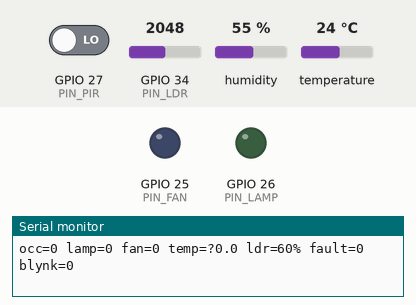
The sketch below on a simulated ESP32. Shown: output pins drawn as LEDs (lit = HIGH), the last lines printed to the serial monitor. The inputs (shaded band) are chosen by the test bench; at power-on: temperature 24 °C, GPIO 27 (PIN_PIR) LOW, GPIO 34 (PIN_LDR) = 2048, humidity 55 %. WiFi joins after 1.5 s; servers stay silent unless stated.

Above: at 2.8 s.
2.9 s: temperature set to 33 °C
4.5 s: GPIO 27 (PIN_PIR) driven HIGH
At 7.2 s:
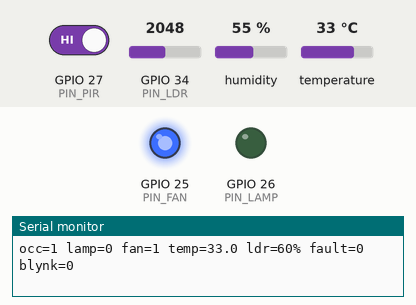
7.5 s: GPIO 34 (PIN_LDR) set to 2783
9.2 s: GPIO 34 (PIN_LDR) set to 2868
At 11.5 s:
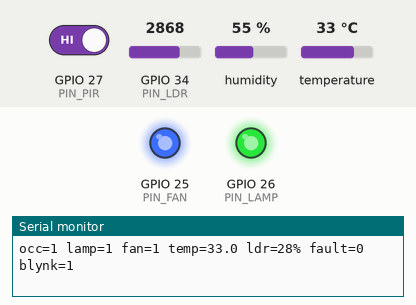
11.8 s: temperature set to 27.3 °C
13.5 s: temperature set to 26.1 °C
At 16.6 s:
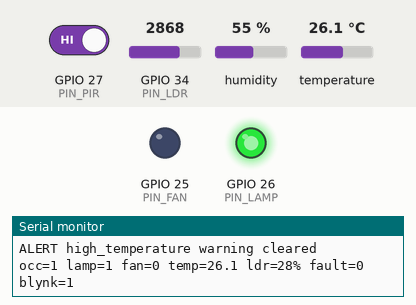
Timing chart, 0 to 17.8 s (numbered marks = the images above; inputs shaded):
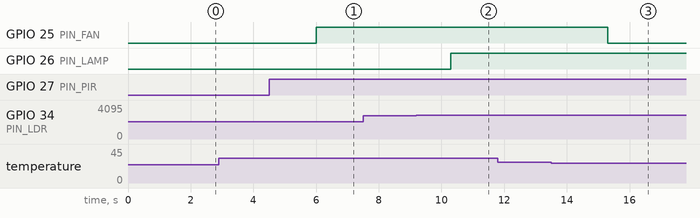

Measured:
- the behaviour switches between 2820 and 2821 on GPIO 34 (PIN_LDR) (found by bisection; images 1 and 2)
- the behaviour switches between 27 and 26.9 °C on temperature (found by bisection; images 2 and 3)
- after the input at 4.5 s, GPIO 25 (PIN_FAN): LOW → HIGH after 1.5 s
- after the input at 9.2 s, GPIO 26 (PIN_LAMP): LOW → HIGH after 1.1 s
- after the input at 13.5 s, GPIO 25 (PIN_FAN): HIGH → LOW after 1.8 s

The sketch:

sketch_wokwi_web.ino
```cpp
/*
 * CHRIST Smart Campus - classroom module (ESP32 in Wokwi, dashboard on Blynk Cloud)
 * Device CLASS-A-ESP32-01, BLOCK-A / ROOM-204.   ALL VALUES COME FROM THE SIMULATOR: nothing here is real hardware.
 *
 * Local control (classroom_logic.h, tested on a PC) keeps working even if Wi-Fi or Blynk is down;
 * the cloud connection only mirrors the state to Blynk and sends events.
 *
 * Blynk datastreams (create these in the Blynk template, see README):
 *   V0 temperature  (double, C)        V3 lamp ON/OFF  (integer 0/1)
 *   V1 light level  (double, %)        V4 fan ON/OFF   (integer 0/1)
 *   V2 occupancy    (integer 0/1)      V5 status text  (string)      V6 data-source label (string)
 * Blynk events (create in the template): high_temperature, sensor_failure
 *
 * Libraries: "Blynk" (blynkkk) and "DHT sensor library for ESPx" (beegee-tokyo, class DHTesp).
 * Copy secrets.example.h to secrets.h and fill in YOUR Blynk values. Never share a project containing the real token.
 */
// ===== EDIT THESE THREE LINES (Blynk Console > Devices > your device > Firmware Configuration) =====
#define BLYNK_TEMPLATE_ID   "TMPLxxxxxxxx"            // from Blynk Console > Templates
#define BLYNK_TEMPLATE_NAME "CHRIST Classroom"
#define BLYNK_AUTH_TOKEN    "PASTE_YOUR_DEVICE_TOKEN"  // from Blynk Console > Devices (secret!)
#define WIFI_SSID "Wokwi-GUEST"                        // Wokwi's built-in simulated Wi-Fi (open, no password)
#define WIFI_PASS ""
#define BLYNK_PRINT Serial      // Blynk connection messages in the Serial Monitor
#include <WiFi.h>
#include <BlynkSimpleEsp32.h>
#include <DHTesp.h>
// ===== inlined classroom_logic.h =====
// classroom_logic.h - classroom control logic, header-only, NO Arduino dependencies.
// Same rules as simulator/classroom_logic.py (which is unit-tested); this C++ port is tested on the PC
// with tests/cpp/test_logic.cpp (same 11 tests). Used unchanged by the Wokwi sketch and PlatformIO.
//
//   occupied + dark          -> light ON
//   unoccupied 30 s straight -> light OFF
//   occupied + temp > 30 C   -> fan ON
//   temp < 27 C              -> fan OFF            (27..30 = hysteresis band: keep last state)
//   3 bad DHT reads in a row -> temperature unknown, fan OFF (fail-safe), alert
#include <stdint.h>

namespace classroom {

// ---- Thresholds (tunable) -----------------------------------------------------------------
const float DARK_ON_PCT = 30.0f;      // light_level below this  -> dark
const float BRIGHT_OFF_PCT = 40.0f;   // light_level above this  -> bright (30..40 keeps state)
const uint32_t VACANCY_MS = 30000UL;  // no motion this long     -> vacant
const int PIR_CONFIRM = 2;            // consecutive 1 Hz PIR-high samples = real motion (debounce)
const float FAN_ON_C = 30.0f;
const float FAN_OFF_C = 27.0f;
const int DHT_FAIL_LIMIT = 3;
const float TEMP_MIN = -10.0f, TEMP_MAX = 60.0f;   // outside this a reading is treated as bad

struct AlertEvent {            // one edge-triggered alert transition
  const char *type;            // "sensor_failure" | "high_temperature"
  const char *severity;        // "critical" | "warning"
  bool active;                 // true = raised, false = cleared
};

class Controller {
 public:
  bool occupied = false, dark = false, lightOn = false, fanOn = false;
  bool tempKnown = false;      // false until a valid reading, and again after a sensor failure
  float temp = 0.0f;
  bool sensorFault = false, highTempAlert = false;

  // Call after every DHT read (DHT22 needs >= 2 s between reads). readOk=false if the driver reported an error.
  void updateTemp(float reading, bool readOk = true) {
    bool bad = !readOk || reading != reading || reading < TEMP_MIN || reading > TEMP_MAX;   // x != x  <=> NaN
    if (bad) {
      if (++dhtFails_ >= DHT_FAIL_LIMIT) { tempKnown = false; sensorFault = true; }
    } else {
      dhtFails_ = 0; temp = reading; tempKnown = true; sensorFault = false;
    }
  }

  // Call once per second. `nowMs` is a millisecond clock (millis()). Fills `out` (room for 2); returns count.
  int step(uint32_t nowMs, bool pir, float lightPct, AlertEvent *out) {
    // 1) occupancy: debounce the PIR, then stay "occupied" for VACANCY_MS after the last confirmed motion
    pirRun_ = pir ? pirRun_ + 1 : 0;
    if (pirRun_ >= PIR_CONFIRM) { lastMotion_ = nowMs; haveMotion_ = true; }
    occupied = haveMotion_ && (uint32_t)(nowMs - lastMotion_) < VACANCY_MS;
    // 2) darkness with hysteresis
    if (lightPct < DARK_ON_PCT) dark = true; else if (lightPct > BRIGHT_OFF_PCT) dark = false;
    // 3) light
    lightOn = occupied && dark;
    // 4) fan: fail-safe OFF without a valid temperature or in an empty room
    if (sensorFault || !tempKnown || !occupied) fanOn = false;
    else if (temp > FAN_ON_C) fanOn = true;
    else if (temp < FAN_OFF_C) fanOn = false;
    // 5) alerts: compare with what was last REPORTED (updateTemp can flip sensorFault between steps)
    if (tempKnown) { if (temp > FAN_ON_C) highTempAlert = true; else if (temp < FAN_OFF_C) highTempAlert = false; }
    int n = 0;
    if (sensorFault != repFault_) { repFault_ = sensorFault; out[n++] = {"sensor_failure", "critical", repFault_}; }
    if (highTempAlert != repHigh_) { repHigh_ = highTempAlert; out[n++] = {"high_temperature", "warning", repHigh_}; }
    return n;
  }

 private:
  int pirRun_ = 0, dhtFails_ = 0;
  uint32_t lastMotion_ = 0;
  bool haveMotion_ = false, repFault_ = false, repHigh_ = false;
};

}  // namespace classroom


// ---------- Pin map (matches wokwi diagram.json; the real build is in docs/circuit_diagram.png) ----------
const int PIN_PIR = 27;     // PIR OUT
const int PIN_LDR = 34;     // photoresistor module AO (ADC1)
const int PIN_DHT = 15;     // DHT22 SDA
const int PIN_LAMP = 26;    // green LED = classroom light (via 220 ohm)
const int PIN_FAN = 25;     // blue LED = fan command (real build: transistor + low-voltage fan)

// ---------- Calibration / timing ----------
// Wokwi photoresistor module: AO FALLS as light increases. Derived from its datasheet formula
// (10 k divider, gamma 0.7, RL10 50 k) with VCC=3.3 V: ~5 lux -> raw ~3650, ~500 lux -> raw ~1000. VERIFY in Serial Monitor.
const int LDR_RAW_DARK = 3600, LDR_RAW_BRIGHT = 1000;
#ifndef PIR_WARMUP_MS
#define PIR_WARMUP_MS 5000UL    // simulator: short. A real HC-SR501 needs ~60000 ms after power-up.
#endif
// DHT22 minimum sample period is 2 s: read every 3 s so a sensor that rejects requests arriving even slightly early still answers.
const unsigned long TICK_MS = 1000UL, DHT_MS = 3000UL, BLYNK_MS = 5000UL, BLYNK_RETRY_MS = 10000UL;

DHTesp dht;
classroom::Controller ctl;
unsigned long tTick = 0, tDht = 0, tBlynk = 0, tBlynkTry = 0;

float readLightPct() {
  int raw = analogRead(PIN_LDR);                                           // 0..4095
  float pct = 100.0f * (raw - LDR_RAW_DARK) / (float)(LDR_RAW_BRIGHT - LDR_RAW_DARK);
  return constrain(pct, 0.0f, 100.0f);
}

void pushToBlynk(float lightPct) {
  if (!Blynk.connected()) return;
  if (ctl.tempKnown) Blynk.virtualWrite(V0, ctl.temp);                     // no fake value when the sensor failed
  Blynk.virtualWrite(V1, lightPct);
  Blynk.virtualWrite(V2, ctl.occupied ? 1 : 0);
  Blynk.virtualWrite(V3, ctl.lightOn ? 1 : 0);
  Blynk.virtualWrite(V4, ctl.fanOn ? 1 : 0);
  Blynk.virtualWrite(V5, ctl.sensorFault ? "SENSOR FAULT" : (ctl.highTempAlert ? "HIGH TEMPERATURE" : "OK"));
}

BLYNK_CONNECTED() {                                                        // runs on every (re)connect
  Blynk.virtualWrite(V6, "SIMULATED (Wokwi)");
  // Alerts raised BEFORE the cloud link came up were only printed: report what is still active now.
  if (ctl.sensorFault) Blynk.logEvent("sensor_failure", "Temperature sensor failed");
  if (ctl.highTempAlert) Blynk.logEvent("high_temperature", "Classroom above 30 C");
}

void setup() {
  pinMode(PIN_LAMP, OUTPUT); pinMode(PIN_FAN, OUTPUT);
  digitalWrite(PIN_LAMP, LOW); digitalWrite(PIN_FAN, LOW);                 // outputs OFF before anything else
  pinMode(PIN_PIR, INPUT);
  Serial.begin(115200);
  dht.setup(PIN_DHT, DHTesp::DHT22);
  WiFi.mode(WIFI_STA);
  WiFi.begin(WIFI_SSID, WIFI_PASS);                                        // Wokwi: "Wokwi-GUEST", empty password
  Blynk.config(BLYNK_AUTH_TOKEN);                                          // non-blocking: we connect later in loop()
  // No DHT read here: the sensor needs ~1-2 s after power-up, and a failed first read would count towards the 3-strike fail-safe.
  Serial.printf("DHT22 on GPIO%d, first read at ~%lu ms\n", PIN_DHT, DHT_MS);
}

void loop() {
  unsigned long now = millis();

  // ---- cloud link: never allowed to block the control loop for long ----
  if (WiFi.status() == WL_CONNECTED) {
    if (Blynk.connected()) Blynk.run();
    else if (now - tBlynkTry >= BLYNK_RETRY_MS) { tBlynkTry = now; Blynk.connect(3000); }   // 3 s attempt
  }

  // ---- sensor acquisition ----
  if (now - tDht >= DHT_MS) {                                              // DHT22 needs >= 2 s between reads (we use 3 s)
    tDht = now;
    TempAndHumidity d = dht.getTempAndHumidity();
    bool ok = dht.getStatus() == DHTesp::ERROR_NONE;
    ctl.updateTemp(d.temperature, ok);
    Serial.printf("DHT read: status=%s temp=%.1f hum=%.1f\n", dht.getStatusString(), d.temperature, d.humidity);   // diagnostics
  }

  // ---- control tick (1 Hz) ----
  if (now - tTick >= TICK_MS) {
    tTick = now;
    float lightPct = readLightPct();
    bool pir = digitalRead(PIN_PIR) == HIGH && now > PIR_WARMUP_MS;        // ignore PIR while it warms up
    bool occ0 = ctl.occupied, lamp0 = ctl.lightOn, fan0 = ctl.fanOn;
    classroom::AlertEvent ev[2];
    int n = ctl.step(now, pir, lightPct, ev);
    digitalWrite(PIN_LAMP, ctl.lightOn); digitalWrite(PIN_FAN, ctl.fanOn);

    Serial.printf("occ=%d lamp=%d fan=%d temp=%s%.1f ldr=%.0f%% fault=%d blynk=%d\n", ctl.occupied, ctl.lightOn, ctl.fanOn,
                  ctl.tempKnown ? "" : "?", ctl.temp, lightPct, ctl.sensorFault, Blynk.connected());
    for (int i = 0; i < n; ++i) {
      Serial.printf("ALERT %s %s %s\n", ev[i].type, ev[i].severity, ev[i].active ? "active" : "cleared");
      if (ev[i].active && Blynk.connected())
        Blynk.logEvent(ev[i].type, ev[i].type[0] == 's' ? "Temperature sensor failed" : "Classroom above 30 C");
    }
    bool changed = (occ0 != ctl.occupied) || (lamp0 != ctl.lightOn) || (fan0 != ctl.fanOn) || n > 0;
    if (changed || now - tBlynk >= BLYNK_MS) { tBlynk = now; pushToBlynk(lightPct); }   // immediate on change, else every 5 s
  }
}
```
